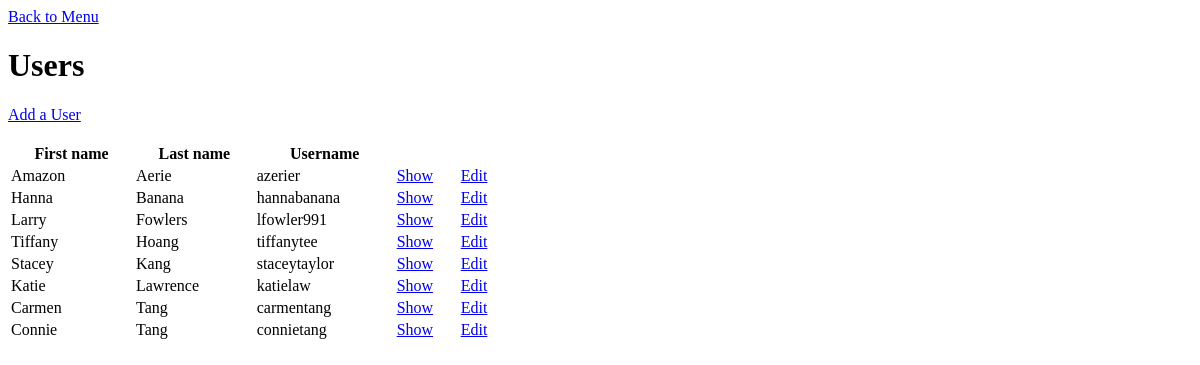
The page /staff/users/index.php on the database as committed earlier.
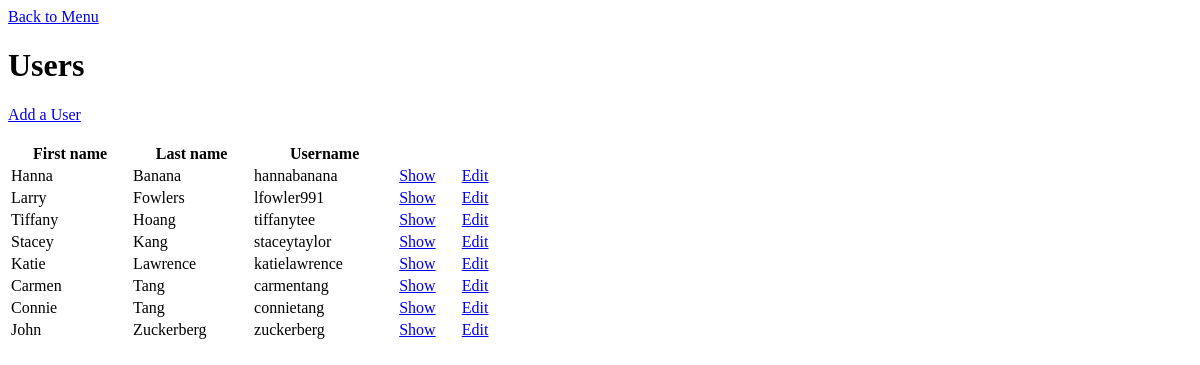
The same page on the database as committed later.
### tables this page shows
CREATE TABLE `users` (
  `id` int(11) NOT NULL AUTO_INCREMENT,
  `first_name` varchar(255) DEFAULT NULL,
  `last_name` varchar(255) DEFAULT NULL,
  `email` varchar(255) DEFAULT NULL,
  `username` varchar(255) DEFAULT NULL,
  `created_at` datetime DEFAULT NULL,
  PRIMARY KEY (`id`)
);

### private/query_functions.php (called while the page is built, shortened)
<?php
  function find_all_users() {
    global $db;
    $sql = "SELECT * FROM users ";
    $sql .= "ORDER BY last_name ASC, first_name ASC;";
    $users_result = db_query($db, $sql);
    return $users_result;
  }
?>

### private/database.php (called while the page is built, shortened)
<?php
  function db_query($connection, $sql) {
    $result_set = mysqli_query($connection, $sql);
    return $result_set;
  }
  function db_fetch_assoc($result_set) {
    return mysqli_fetch_assoc($result_set);
  }
?>

### private/functions.php (called while the page is built, shortened)
<?php
  function h($string="") {
    return htmlspecialchars($string);
  }
  function u($string="") {
    return urlencode($string);
  }
?>

### public/staff/users/index.php (the view, shortened to what this page needs)
<?php include(SHARED_PATH . '/header.php'); ?>
<div id="main-content">
  <a href="../index.php">Back to Menu</a><br />
  <h1>Users</h1>
  <a href="new.php">Add a User</a><br />
  <br />
  <?php
    $users_result = find_all_users();
    echo "<table id=\"users\" style=\"width: 500px;\">";
    echo "<tr>";
    echo "<th>First name</th>";
    echo "<th>Last name</th>";
    echo "<th>Username</th>";
    echo "<th></th>";
    echo "<th></th>";
    echo "</tr>";
    while($user = db_fetch_assoc($users_result)) {
      echo "<tr>";
      echo "<td>" . h($user['first_name']) . "</td>";
      echo "<td>" . h($user['last_name']) . "</td>";
      echo "<td>" . h($user['username']) . "</td>";
      echo "<td>";
      echo "<a href=\"show.php?id=" . u($user['id']) . "\">Show</a>";
      echo "</td>";
      echo "<td>";
      echo "<a href=\"edit.php?id=" . u($user['id']) . "\">Edit</a>";
      echo "</td>";
      echo "</tr>";
    }
    echo "</table>";
  ?>
</div>
<?php include(SHARED_PATH . '/footer.php'); ?>

Rows that differ between the two databases and show on the page:
removed users: first_name "Amazon", last_name "Aerie", username "azerier"
changed users "Katie": username "katielaw" → "katielawrence"
added users: first_name "John", last_name "Zuckerberg", username "zuckerberg"
